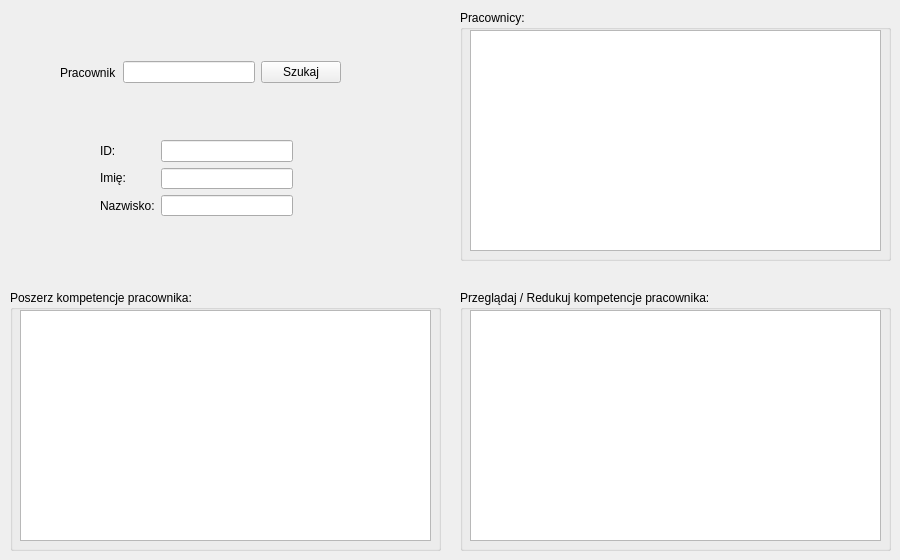
    <widget class="QWidget" name="pracaTab">
     <attribute name="title">
      <string>Praca</string>
     </attribute>
     <widget class="QGroupBox" name="groupBox_4">
      <property name="geometry">
       <rect>
        <x>10</x>
        <y>290</y>
        <width>431</width>
        <height>261</height>
       </rect>
      </property>
      <property name="title">
       <string>Poszerz kompetencje pracownika:</string>
      </property>
      <widget class="QTableView" name="addServiceWorkTable">
       <property name="geometry">
        <rect>
         <x>10</x>
         <y>20</y>
         <width>411</width>
         <height>231</height>
        </rect>
       </property>
       <property name="styleSheet">
        <string notr="true">border-image: url(:/banners/banners/emptyTableView411x221_operacje.png) 0 0 0 0 stretch stretch;</string>
       </property>
      </widget>
     </widget>
     <widget class="QGroupBox" name="groupBox_5">
      <property name="geometry">
       <rect>
        <x>460</x>
        <y>290</y>
        <width>431</width>
        <height>261</height>
       </rect>
      </property>
      <property name="title">
       <string>Przeglądaj / Redukuj kompetencje pracownika:</string>
      </property>
      <widget class="QTableView" name="servicesWorkTable">
       <property name="geometry">
        <rect>
         <x>10</x>
         <y>20</y>
         <width>411</width>
         <height>231</height>
        </rect>
       </property>
       <property name="styleSheet">
        <string notr="true">border-image: url(:/banners/banners/emptyTableView411x221_operacje.png) 0 0 0 0 stretch stretch;</string>
       </property>
       <property name="showGrid">
        <bool>true</bool>
       </property>
      </widget>
     </widget>
     <widget class="QGroupBox" name="groupBox_6">
      <property name="geometry">
       <rect>
        <x>460</x>
        <y>10</y>
        <width>431</width>
        <height>251</height>
       </rect>
      </property>
      <property name="title">
       <string>Pracownicy:</string>
      </property>
      <widget class="QTableView" name="workersWorkTable">
       <property name="geometry">
        <rect>
         <x>10</x>
         <y>20</y>
         <width>411</width>
         <height>221</height>
        </rect>
       </property>
       <property name="styleSheet">
        <string notr="true">border-image: url(:/banners/banners/emptyTableView411x221.png) 0 0 0 0 stretch stretch;</string>
       </property>
       <property name="sizeAdjustPolicy">
        <enum>QAbstractScrollArea::AdjustToContents</enum>
       </property>
       <property name="selectionBehavior">
        <enum>QAbstractItemView::SelectRows</enum>
       </property>
       <property name="gridStyle">
        <enum>Qt::SolidLine</enum>
       </property>
       <property name="sortingEnabled">
        <bool>false</bool>
       </property>
       <attribute name="verticalHeaderVisible">
        <bool>false</bool>
       </attribute>
      </widget>
     </widget>
     <widget class="QWidget" name="layoutWidget">
      <property name="geometry">
       <rect>
        <x>60</x>
        <y>60</y>
        <width>281</width>
        <height>25</height>
       </rect>
      </property>
      <layout class="QHBoxLayout" name="horizontalLayout_16">
       <item>
        <widget class="QLabel" name="label_30">
         <property name="text">
          <string>Pracownik</string>
         </property>
        </widget>
       </item>
       <item>
        <widget class="QLineEdit" name="workersWorkType"/>
       </item>
       <item>
        <widget class="QPushButton" name="workerWorkSearch">
         <property name="text">
          <string>Szukaj</string>
         </property>
        </widget>
       </item>
      </layout>
     </widget>
     <widget class="QWidget" name="layoutWidget">
      <property name="geometry">
       <rect>
        <x>100</x>
        <y>140</y>
        <width>193</width>
        <height>76</height>
       </rect>
      </property>
      <layout class="QHBoxLayout" name="horizontalLayout_17">
       <item>
        <layout class="QVBoxLayout" name="verticalLayout_8">
         <item>
          <widget class="QLabel" name="label_31">
           <property name="text">
            <string>ID:</string>
           </property>
          </widget>
         </item>
         <item>
          <widget class="QLabel" name="label_32">
           <property name="text">
            <string>Imię:</string>
           </property>
          </widget>
         </item>
         <item>
          <widget class="QLabel" name="label_33">
           <property name="text">
            <string>Nazwisko:</string>
           </property>
          </widget>
         </item>
        </layout>
       </item>
       <item>
        <layout class="QVBoxLayout" name="verticalLayout_12">
         <item>
          <widget class="QLineEdit" name="workidEdit"/>
         </item>
         <item>
          <widget class="QLineEdit" name="workNameEdit"/>
         </item>
         <item>
          <widget class="QLineEdit" name="workSurnameEdit"/>
         </item>
        </layout>
       </item>
      </layout>
     </widget>
    </widget>
